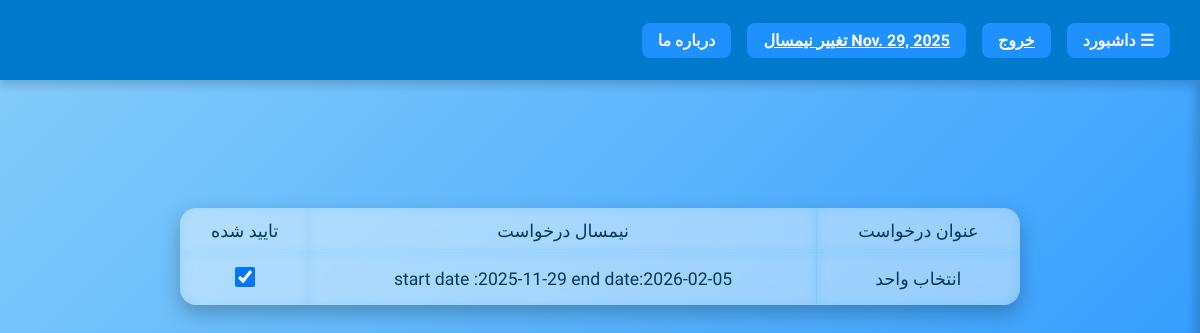
/permits/permits_list (signed in), run on the app's committed database.
### semester_module/models.py (models this page shows, shortened)
class Current_Semester(models.Model):
    semester=models.ForeignKey('Semester',on_delete=models.CASCADE,null=False,blank=False)

class Semester(models.Model):
    start_date=models.DateField(verbose_name='زمان شروع ترم')
    end_date=models.DateField(verbose_name='زمان پایان ترم')
    sem_types=(('تابستان','تابستان'),('عادی','عادی'))
    semester_type=models.CharField(max_length=30,choices=sem_types,default='عادی',verbose_name='نوع ترم')
    status_choices=(('شروع نشده','شروع نشده'),('انتخاب واحد','انتخاب واحد'),('جاری','جاری'),('امتحان','امتحان'),('بسته','بسته'))
    semester_status=models.CharField(verbose_name='وضعیت ترم',choices=status_choices,max_length=40,default='شروع نشده')
    def __str__(self):
        return f'start date :{self.start_date}  end date:{self.end_date}'

### permits_module/models.py (models this page shows, shortened)
class Permit(models.Model):
    types=(('انتخاب واحد','انتخاب واحد'),('ترم آخری','ترم آخری'),('انتخاب واحد خارج از بازه','انتخاب واحد خارج از بازه')
           ,('سنوات','سنوات'))
    permit_type=models.CharField(max_length=40,verbose_name='نوع مجوز',choices=types,null=False,blank=False)
    semester=models.ForeignKey(Semester,on_delete=models.CASCADE,null=False,blank=False,verbose_name='نیمسال مربوطه',related_name='permits')
    creator=models.ForeignKey(User,on_delete=models.CASCADE,null=False,blank=False,verbose_name='کاربر درخواست کننده مجوز',related_name='permits')
    date=models.DateField(verbose_name='تاریخ ایجاد مجوز',auto_now_add=True)
    is_confirmed=models.BooleanField(verbose_name='تیید شده',default=False)
    class Meta:
        indexes=[models.Index(fields=['semester','creator'],name='semester and creator index')]
        constraints=[models.UniqueConstraint(fields=['semester','creator','permit_type'],name='semester and creator uniquness'
                                             ,violation_error_message='این کاربر در حال حاضر مجوزی بااین عنوان در این نیمسال دارد')]

### permits_module/views.py (the view)
# urls.py: path('permits_list',Permits_List.as_view(),name='permits_list'),
class Permits_List(ListView):
    template_name = 'Permits.html'
    model = Permit
    context_object_name = 'permits'
    def get_queryset(self):
        sem_id=self.request.session.get('semester') or Current_Semester.objects.first().semester.id
        query=self.request.user.permits.all().filter(semester_id=sem_id)
        return query

### polls/templatetags/polls_extra.py (called while the page is built)
@register.filter
def get_current_semester(request):
    sem=request.session.get('semester')
    sem=Semester.objects.get(id=sem).start_date if sem!=None else Current_Semester.objects.first().semester.start_date
    return sem

### permits_module/templates/Permits.html (shortened to what this page needs)
{% extends 'Base_Layout.html' %}
{% block main_content %}
<table id="permits_table">
<tr>
    <td>
        عنوان درخواست
    </td>
    <td>
        نیمسال درخواست
    </td>
    <td>
        تایید شده
    </td>
</tr>
{% for per in permits %}
<tr>
<td>{{ per.permit_type }}</td>
<td>{{ per.semester }}</td>
<td><input type="checkbox" {% if per.is_confirmed %}checked{% endif %}></td>
</tr>
{% endfor %}
</table>
{% endblock %}

### templates/Base_Layout.html (shortened to what this page needs)
{% load polls_extra %}
<!DOCTYPE html>
<html lang="fa">
<head>
</head>
<body>
<section id="head">
    <div class="rows">
        <div class="clickable" onclick="toggleSidebar()">☰ داشبورد</div>
        <div class="clickable"><a href="#" style="color:white">خروج</a></div>
        <div class="clickable">
            <a href="{% url 'change_semester' %}" style="color:white">
                {{ request|get_current_semester }} تغییر نیمسال
            </a>
        </div>
        <div class="clickable">درباره ما</div>
    </div>
</section>
<section id="main">
    {% block main_content %}
    {% endblock %}
</section>
</body>
</html>

### templates/Base_Layout.html (style rules this page uses)
* { margin:0; padding:0; box-sizing:border-box; }
body { font-family:'Vazirmatn', sans-serif; background: linear-gradient(135deg,#87cefa,#1e90ff); display:flex; flex-direction:column; min-height: 100vh; height: auto; direction: rtl; }
#head { position: fixed; top:0; left:0; width:100%; height:10vh; background-color:#007acc; color:white; display:flex; flex-direction:column; justify-content:center; align-items:center; box-shadow:0 4px 10px rgba(0,0,0,0.2); z-index:1000;color: whitesmoke; }
#head .rows { display:flex; flex-direction:row; align-items:center; width:95%; justify-content:flex-start; gap:1rem; color: whitesmoke; }
.clickable { background-color:#1e90ff; padding:0.5rem 1rem; border-radius:8px; cursor:pointer; transition:0.3s; text-decoration:none; color:whitesmoke; font-weight:bold; }
#main { margin-top:10vh; padding:2rem; transition: margin-right 0.3s; }

### permits_module/templates/Permits.html (style rules this page uses)
#permits_table { width: 70vw; margin: 12vh auto 0 auto; border-collapse: collapse; border-radius: 16px; overflow: hidden; background: rgba(255,255,255,0.20); backdrop-filter: blur(8px); box-shadow: 0 8px 20px rgba(0,0,0,0.25); direction: rtl; }
#permits_table td { padding: 0.8rem; text-align: center; font-size: 1.1rem; border-bottom: 1px solid rgba(255,255,255,0.2); color: #003b5c; background: rgba(255,255,255,0.15); backdrop-filter: blur(6px); }
#permits_table input[type="checkbox"] { width: 20px; height: 20px; cursor: pointer; }

### data on the page
Current_Semester: semester.start_date "Nov. 29, 2025"
Permit: permit_type "انتخاب واحد", semester "start date :2025-11-29 end date:2026-02-05", is_confirmed "☑"
